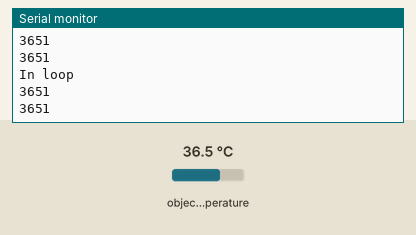
A sketch run on a simulated Arduino Uno, built with avr-gcc and run on an emulated ATmega328P. Shown: the last lines printed to the serial monitor. The inputs (shaded band) are chosen by the test bench; at power-on: object temperature 36.5 °C.

Above: at 1.2 s.
1.3 s: object temperature set to 20 °C
At 1.42 s:
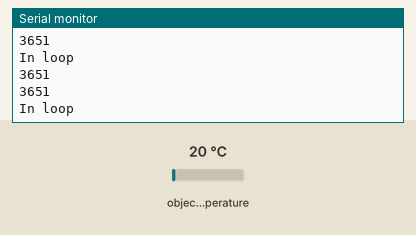
2.8 s: object temperature set to 26 °C
At 3.04 s:
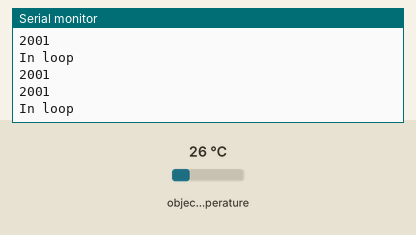
Timing chart, 0 to 5.8 s (numbered marks = the images above; inputs shaded):
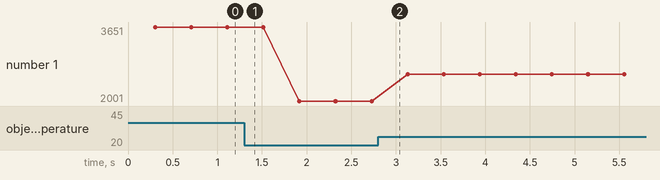

Measured:
- plotted number 1: 3651 → 2001 after the input at 1.3 s, 2001 → 2601 after the input at 2.8 s

The sketch:

CAN_Module_Send_MLX_IR.ino
```cpp
#include <SPI.h>
#include <mcp_can.h>
#include<Wire.h>
#include<Adafruit_MLX90614.h>
Adafruit_MLX90614 mlx = Adafruit_MLX90614(0x5A);
Adafruit_MLX90614 mlx2 = Adafruit_MLX90614(0x5B);
Adafruit_MLX90614 mlx3 = Adafruit_MLX90614(0x5C);
Adafruit_MLX90614 mlx4 = Adafruit_MLX90614(0x5D);
const int spiCSPin = 10;
int ledHIGH    = 1;
int ledLOW     = 0;
float a,b;


MCP_CAN CAN(spiCSPin);

void setup()
{
    Serial.begin(115200);

    while (CAN_OK != CAN.begin(CAN_250KBPS))
    {
        Serial.println("CAN BUS init Failed");
        delay(100);
    }
    Serial.println("CAN BUS Shield Init OK!");
    mlx.begin();
}


void loop()
{

    float a = mlx.readObjectTempC() ;

    float c = mlx2.readObjectTempC() ;

    float e = mlx3.readObjectTempC() ;

    float g = mlx4.readObjectTempC() ;

  unsigned int b=(unsigned int) (a*100);
  unsigned int d=(unsigned int) (c*100);
  unsigned int f=(unsigned int) (e*100);
  unsigned int h=(unsigned int) (g*100);
  byte *p=(byte*) &b;
  byte *q=(byte*) &d;
  byte *r=(byte*) &f;
  byte *s=(byte*) &h;
  Serial.println("In loop");
  CAN.sendMsgBuf(0x43, 0, 2, p);
 delay(100);
    CAN.sendMsgBuf(0x44, 0, 2, q);
    delay(100);
      CAN.sendMsgBuf(0x45, 0, 8, r);
      delay(100);
  CAN.sendMsgBuf(0x46, 0, 8, s);
Serial.println(b);
Serial.println(d);
  delay(100);

}
```
